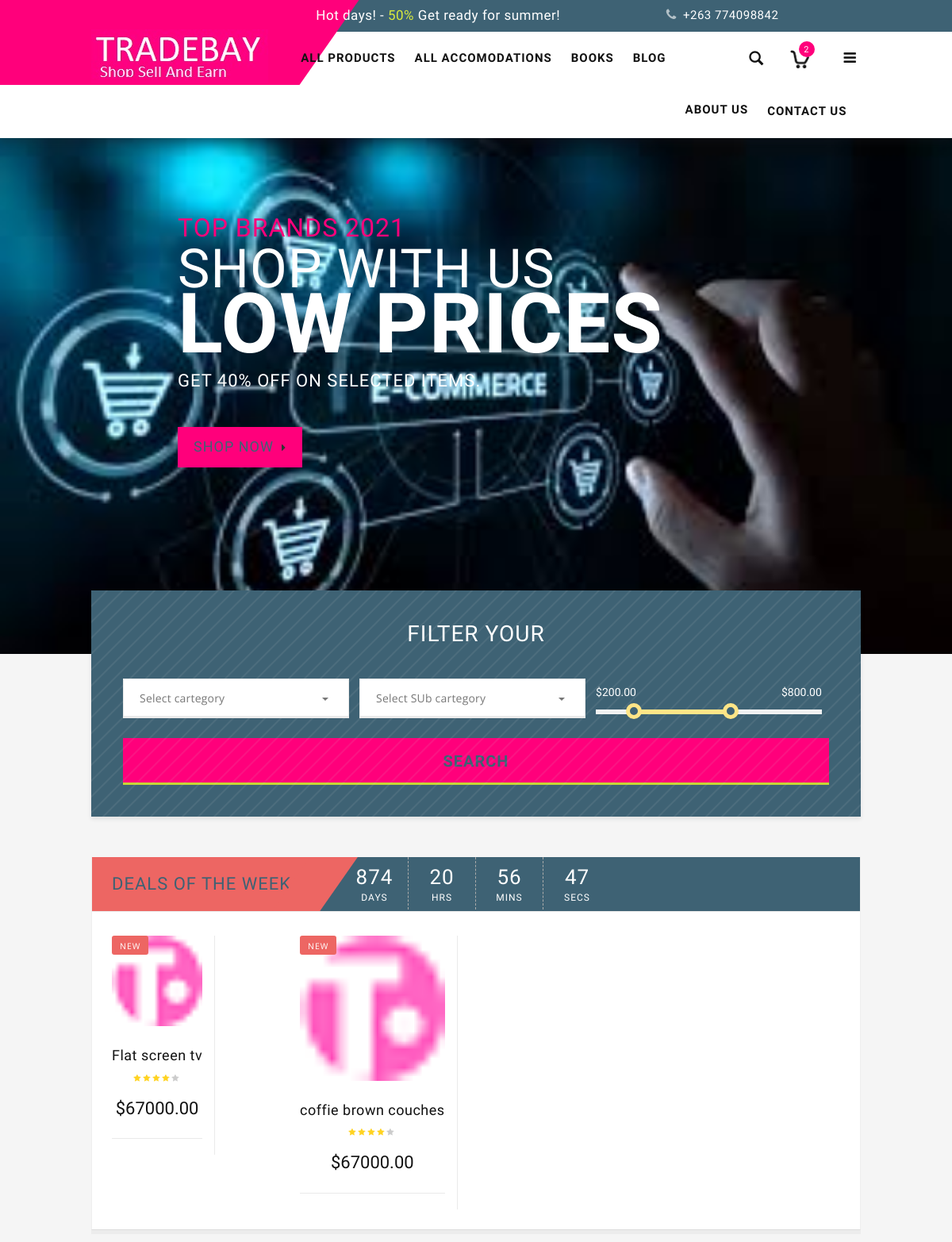
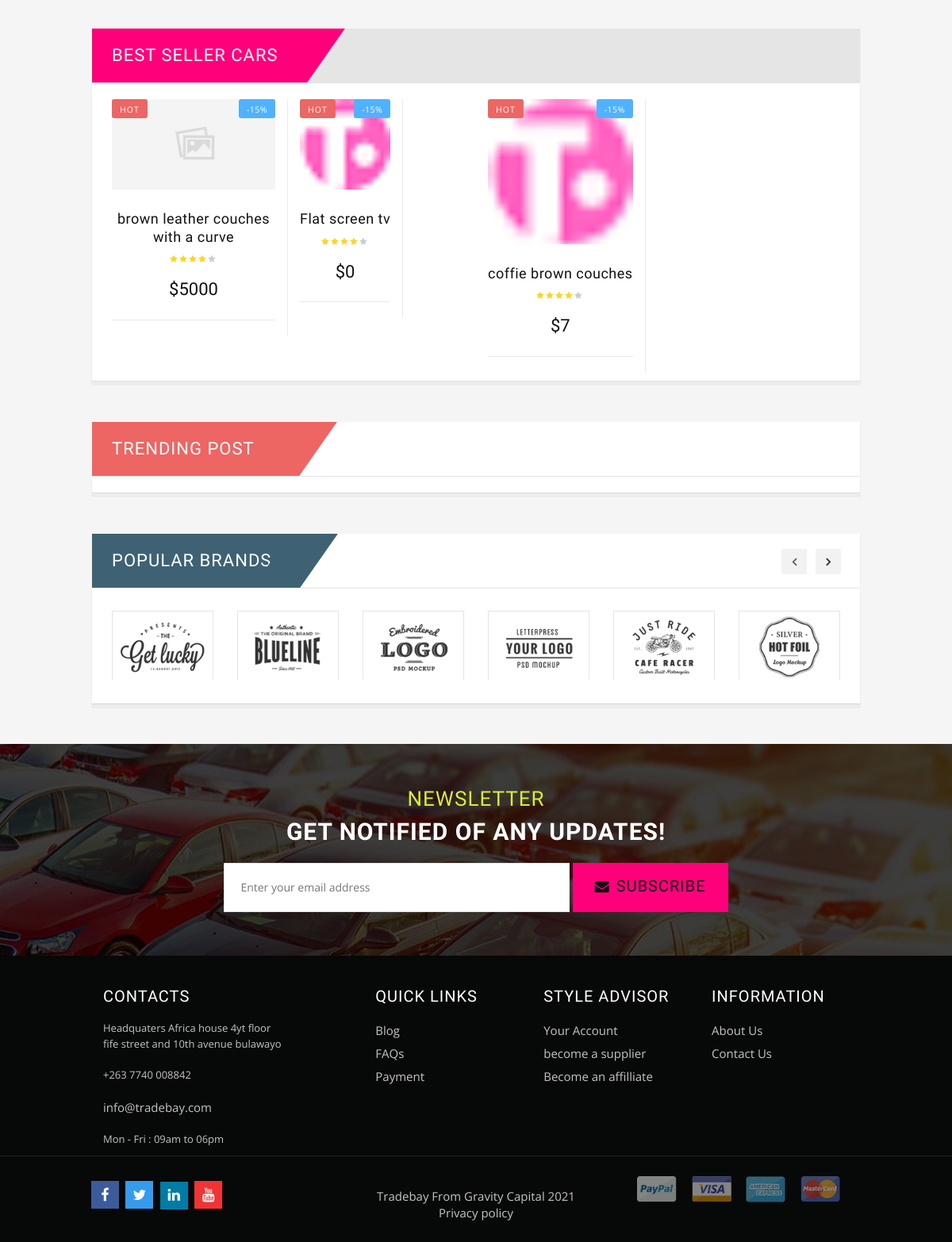
The page / on the database its author committed (2 pictures, top to bottom).
### Djangoecormeceapp/models.py (models this page shows, shortened)
class Products(models.Model):
    seo_title = models.CharField(max_length=100,default="Tradebay Online shopping  Phones ||  TVS  ||")
    seo_description = models.CharField(max_length=100,default="Tradebay is an online shopping platform  in zimbabwe")
    id = models.AutoField(primary_key=True)
    url_slug = models.SlugField(max_length=255)
    subcategories_id = models.ForeignKey(SubCategories,on_delete=models.CASCADE)
    product_name = models.CharField(max_length=255,blank=True)
    price = models.IntegerField(default=0)
    brand = models.CharField(max_length=255,blank=True)
    product_max_price = models.CharField(max_length=255,blank=True)
    product_discount_price = models.CharField(max_length=255,default=False)
    product_description = models.TextField()
    product_Long_description = models.TextField(blank=True)
    product_img = models.ImageField(upload_to='cars',default='default-car.png')
    created_at = models.DateTimeField(auto_now_add=True)
    added_by_mechant = models.ForeignKey(MerchantUser,on_delete=models.CASCADE)
    is_onsale = models.BooleanField(default=False)
    is_hot = models.BooleanField(default=False)
    in_stock_total = models.IntegerField(default=1)
    is_active = models.IntegerField(default=1)
    liked = models.ManyToManyField(CustomUser, default=None,blank=True,related_name='liked')

### Djangoecormeceapp/views.py (the view)
# urls.py: path('',views.home, name="home"),
def home(request):
    is_onsale = Products.objects.filter(is_onsale = True).order_by('-id')[:4]
    is_hot = Products.objects.filter(is_hot = True).order_by('-id')[:4]
    context = {
        'is_hot': is_hot,
        'is_onsale': is_onsale,
        'title':'Tradebay Online shopping  Phones ||  TVS  ||',
        'description': 'Tradebay is an online shopping platform  in zimbabwe'
    }
    return render(request,"front_end_templates/index.html",context)

### Djangoecormeceapp/templates/front_end_templates/index.html (shortened to what this page needs)
{% extends 'front_end_templates/base.html' %}
{% load static %}
{% block content %}
  <div class="content">
    <div class="container-fluid">
      <div class="row">
        <div class="home-slider5">
          <div id="thmg-slideshow" class="thmg-slideshow">
            <div id='rev_slider_4_wrapper' class='rev_slider_wrapper fullwidthbanner-container' >
              <div id='rev_slider_4' class='rev_slider fullwidthabanner'>
                <ul>
                  <li data-transition='random' data-slotamount='7' data-masterspeed='1000' data-thumb='images/slide-img1.jpg'>
                    <div class="container">
                      <div class="content_slideshow">
                        <div class="row">
                          <div>
                            <div class="info">
                              <div class='tp-caption ExtraLargeTitle sft  tp-resizeme ' data-endspeed='500' data-speed='500' data-start='1100' data-easing='Linear.easeNone' data-splitin='none' data-splitout='none' data-elementdelay='0.1' data-endelementdelay='0.1' style='z-index:2; white-space:nowrap;'><span>Top Brands 2021</span> </div>
                              <div class='tp-caption LargeTitle sfl  tp-resizeme ' data-endspeed='500' data-speed='500' data-start='1300' data-easing='Linear.easeNone' data-splitin='none' data-splitout='none' data-elementdelay='0.1' data-endelementdelay='0.1' style='z-index:3; white-space:nowrap;'><span style="font-weight:normal; display:block">Shop with us</span> low prices </div>
                              <div class='tp-caption Title sft  tp-resizeme ' data-endspeed='500' data-speed='500' data-start='1450' data-easing='Power2.easeInOut' data-splitin='none' data-splitout='none' data-elementdelay='0.1' data-endelementdelay='0.1' style='z-index:4; white-space:nowrap;'>Get 40% OFF on selected items.</div>
                              <div class='tp-caption sfb  tp-resizeme ' data-endspeed='500' data-speed='500' data-start='1500' data-easing='Linear.easeNone' data-splitin='none' data-splitout='none' data-elementdelay='0.1' data-endelementdelay='0.1' style='z-index:4; white-space:nowrap;'><a href="{% url 'product_list_view' %}"class="buy-btn">Shop Now</a> </div>
                            </div>
                          </div>
                        </div>
                      </div>
                    </div>
                  </li>
                </ul>
              </div>
            </div>
          </div>
        </div>
      </div>
    </div>
    <div class="section-filter">
            <div class="b-filter__inner bg-grey container">
              <h2>Filter your</h2>
              <form class="b-filter">
                <div class="btn-group bootstrap-select">
                  <select class="selectpicker" data-width="100%" tabindex="-98">
                    <option>Select cartegory</option>
                  </select>
                </div>
                <div class="btn-group bootstrap-select">
                  <select class="selectpicker" data-width="100%" tabindex="-98">
                    <option>Select SUb cartegory</option>
                  </select>
                </div>
                <div class="ui-filter-slider">
                  <div class="sidebar-widget-body m-t-10">
                    <div class="price-range-holder"> <span class="min-max"> <span class="pull-left">$200.00</span> <span class="pull-right">$800.00</span> </span>
                    </div>
                  </div>
                </div>
                <div>
                  <div class="b-filter__btns">
                    <button class="btn btn-lg btn-primary">search </button>
                  </div>
                </div>
              </form>
            </div>
          </div>
    <section class=" wow bounceInUp animated">
      <div class="hot_deals slider-items-products container">
        <div class="new_title">
          <h2>Deals of the Week</h2>
          <div class="box-timer">
            <div class="countbox_1 timer-grid"></div>
          </div>
        </div>
        <div id="hot_deals" class="product-flexslider hidden-buttons">
          <div class="slider-items slider-width-col4 products-grid">
            {% for products in is_hot %}
            <div class="item">
              <div class="item-inner">
                <div class="item-img">
                  <div class="item-img-info"><a href="accessories-detail.html" title="Retis lapen casen" class="product-image"><img src="{{  products.product_img.url  }}" alt="Retis lapen casen"></a>
                    <div class="new-label new-top-left">New</div>
                  </div>
                </div>
                <div class="item-info">
                  <div class="info-inner">
                    <div class="item-title"><a href="{%  url 'home_product_detail' products.id %}" title="Retis lapen casen">{{ products.product_name}}</a> </div>
                    <div class="item-content">
                      <div class="rating">
                        <div class="ratings">
                          <div class="rating-box">
                            <div class="rating" style="width:80%"></div>
                          </div>
                        </div>
                      </div>
                      <div class="item-price">
                        <div class="price-box"><span class="regular-price"><span class="price">$67000.00</span> </span> </div>
                      </div>
                      <div class="other-info">
                      </div>
                    </div>
                  </div>
                </div>
              </div>
            </div>
            {% endfor %}
          </div>
        </div>
      </div>
    </section>
  <section class=" wow bounceInUp animated">
    <div class="best-pro slider-items-products container">
      <div class="new_title">
        <h2>Best Seller Cars</h2>
      </div>
      <div id="best-seller" class="product-flexslider hidden-buttons">
        <div class="slider-items slider-width-col4 products-grid">
          {% for products in is_onsale %}
          <div class="item">
            <div class="item-inner">
              <div class="item-img">
                <div class="item-img-info"><a href="accessories-detail.html" title="Retis lapen casen" class="product-image"><img src="{{ products.product_img.url }}" alt="Retis lapen casen"></a>
                  <div class="new-label new-top-left">Hot</div>
                  <div class="sale-label sale-top-left">-15%</div>
                </div>
              </div>
              <div class="item-info">
                <div class="info-inner">
                  <div class="item-title"><a href="{%  url 'product_detail' products.id %}" title="Retis lapen casen">{{ products.product_name}}</a> </div>
                  <div class="item-content">
                    <div class="rating">
                      <div class="ratings">
                        <div class="rating-box">
                          <div class="rating" style="width:80%"></div>
                        </div>
                      </div>
                    </div>
                    <div class="item-price">
                      <div class="price-box"><span class="regular-price"><span class="price">${{ products.price }}</span> </span> </div>
                    </div>
                    <div class="other-info">
                    </div>
                  </div>
                </div>
              </div>
            </div>
          </div>
          {%  endfor %}
        </div>
      </div>
    </div>
  </section>
  <div class="latest-blog wow bounceInUp animated animated container">
    <div class="blog-home-inner">
      <div class="blog-title">
        <h2>Trending post</h2>
      </div>
    </div>
  </div>
  </div>
  <div class="logo-brand container">
    <div class="brand-title">
      <h2>Popular Brands</h2>
    </div>
    <div class="slider-items-products">
      <div id="brand-slider" class="product-flexslider hidden-buttons">
        <div class="slider-items slider-width-col6">
          <div class="item">
            <div class="logo-item"><a href="#"><img src="{% static '/front_end_css/images/brand2.png' %}" alt="Image"></a></div>
          </div>
          <div class="item">
            <div class="logo-item"><a href="#"><img src="{% static '/front_end_css/images/brand3.png' %}" alt="Image"></a></div>
          </div>
          <div class="item">
            <div class="logo-item"><a href="#"><img src="{% static '/front_end_css/images/brand4.png' %}" alt="Image"></a></div>
          </div>
          <div class="item">
            <div class="logo-item"><a href="#"><img src="{% static '/front_end_css/images/brand5.png' %}" alt="Image"></a></div>
          </div>
          <div class="item">
            <div class="logo-item"><a href="#"><img src="{% static '/front_end_css/images/brand6.png' %}" alt="Image"></a></div>
          </div>
          <div class="item">
            <div class="logo-item"><a href="#"><img src="{% static '/front_end_css/images/brand1.png' %}" alt="Image"></a></div>
          </div>
        </div>
      </div>
    </div>
    </div>
  {%  endblock %}

### rows shown on the page
Products: product_name "Flat screen tv", price "0"
Products: product_name "coffie brown couches", price "7"
Products: product_name "brown leather couches with a curve", price "5000"
